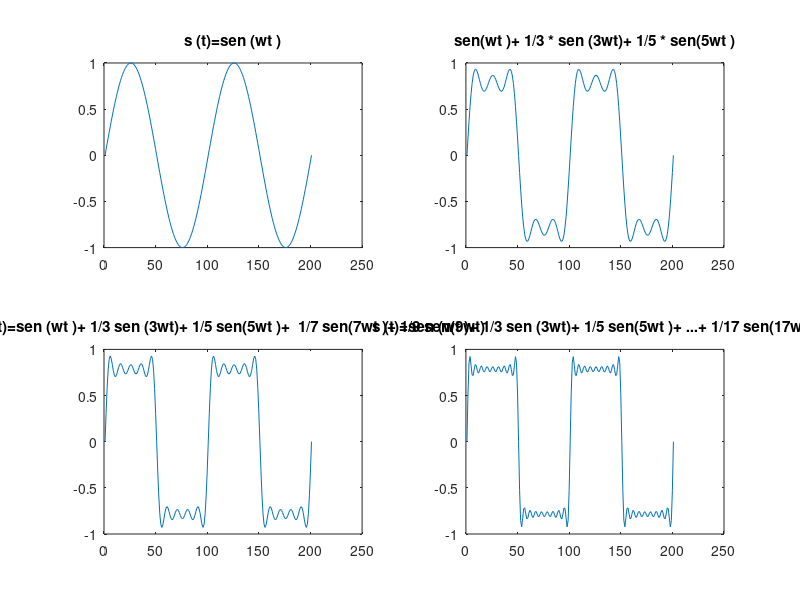

Write MATLAB code to recreate this figure.
clear all;
close all;

t = 0:0.01:2;
w = 2*pi;

% a) s (t)=sen (wt )
sa = sin(w*t);

%b) sen(wt )+ 1/3 * sen (3wt)+ 1/5 * sen(5wt )

sb = sin(w*t) + (1/3) * sin(3*w*t) + (1/5) * sin(5*w*t);

%c) s (t)=sen (wt )+ 1/3 sen (3wt)+ 1/5 sen(5wt )+  1/7 sen(7wt )+ 1/9 sen(9wt)

sc = sin(w*t) + (1/3) * sin(3*w*t) + (1/5) * sin(5*w*t) + (1/7) * sin(7*w*t) + (1/9) * sin(9*w*t);

%d) s (t)=sen (wt )+ 1/3 sen (3wt)+ 1/5 sen(5wt )+ ...+ 1/17 sen(17wt )

sd = sin(w*t) + (1/3) * sin(3*w*t) + (1/5) * sin(5*w*t) + (1/7) * sin(7*w*t) + (1/9) * sin(9*w*t) + (1/11) * sin(11*w*t) + (1/13) * sin(13*w*t) + (1/15) * sin(15*w*t) + (1/17) * sin(17*w*t);

%Mostra as imagens
subplot(2,2,1), plot(sa) ,title("s (t)=sen (wt )");
subplot(2,2,2), plot(sb) ,title("sen(wt )+ 1/3 * sen (3wt)+ 1/5 * sen(5wt )");
subplot(2,2,3), plot(sc) ,title("s (t)=sen (wt )+ 1/3 sen (3wt)+ 1/5 sen(5wt )+  1/7 sen(7wt )+ 1/9 sen(9wt)");
subplot(2,2,4), plot(sd) ,title("s (t)=sen (wt )+ 1/3 sen (3wt)+ 1/5 sen(5wt )+ ...+ 1/17 sen(17wt )");

%Conforme consideramos componentes de frequências mais altas na composição das funções acima, o gráfico se aproxima de uma determinada forma de onda. Que onda é essa? Qual conclusão podemos extrair dessa observação?

% O gráfico se aparenta com a forma de uma onda quadrada, sendo representado por uma série de fourrier

%link de apoio:
%http://www.searadaciencia.ufc.br/tintim/matematica/fourier/fourier5.htm
